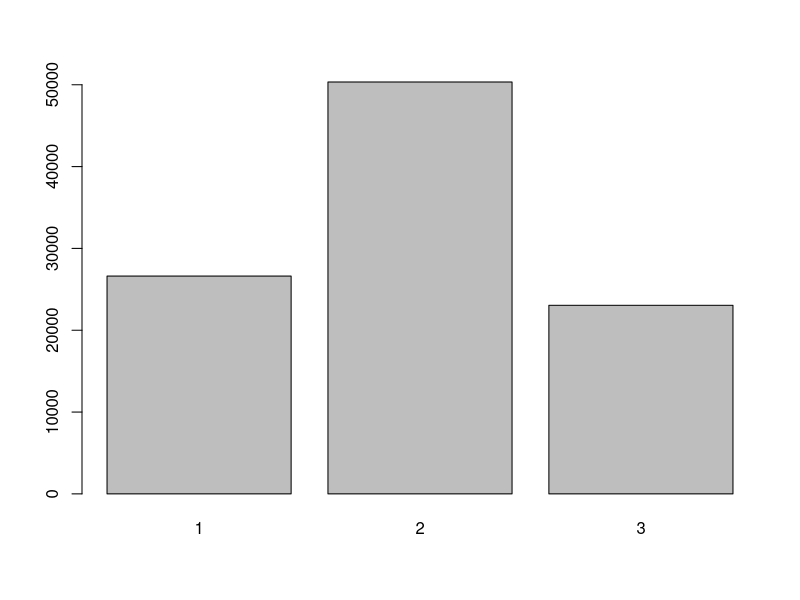

The R script that drew this image:
library(expm)

mat <- matrix(
    c(0, 3/10, 1/2, 7/10, 2/5, 1/2, 3/10, 3/10, 0),
    nrow = 3,
    ncol = 3,
    byrow = TRUE)

# manger = 1
# dormir = 2
# jouer = 3

#       (0.0, 0.7, 0.3)
#   P = (0.3, 0.4, 0.3)
#       (0.5, 0.5, 0.0)

matrixPower <- function(P, n)
{
    matrix <- P %^% n
    return(matrix)
}

matrixTransition <- function(P, n, x) {
    # P matrice de transition
    # n temps
    # x current state

    trajectory <- c(x) # x here is the first state at n = 0

    for (time in 1:(n + 1)) {

        random <- runif(1, 0, 1) # random number to simulate the probability
        probabilities <- c()
        count <- 0

        for (i in 1:(nrow(P))) { # select probablities for each possible next state
            probabilities <- c(probabilities, P[i, x])
        }

        result <- 1
        for (probability in probabilities) {

            if ((random > count) && ( random < probability + count )) {
                trajectory <- append(trajectory, result)
                x <- result
            }

            count <- count + probability
            result <- result + 1
        }
    }

    return(trajectory)
}

barDiagram <- function(trajectory) {
    barplot(table(trajectory))
}

averageLoopTime <- function(trajectory) {
    time <- 0
    count <- 0
    x <- 0
    initial <- trajectory[1]

    for (i in trajectory) {
        count <- count + 1
        if (initial == i) {
            time <- time + count
            x = x + 1
            count <- 0
        }
    }

    return (time / x)
}

print(mat)

matTrajectory <- matrixTransition(mat, 100000, 3)

print(table(matTrajectory))

#print(matTrajectory)

barDiagram(matTrajectory)

#print(averageLoopTime(matTrajectory))

print(matrixPower(mat, 50))
